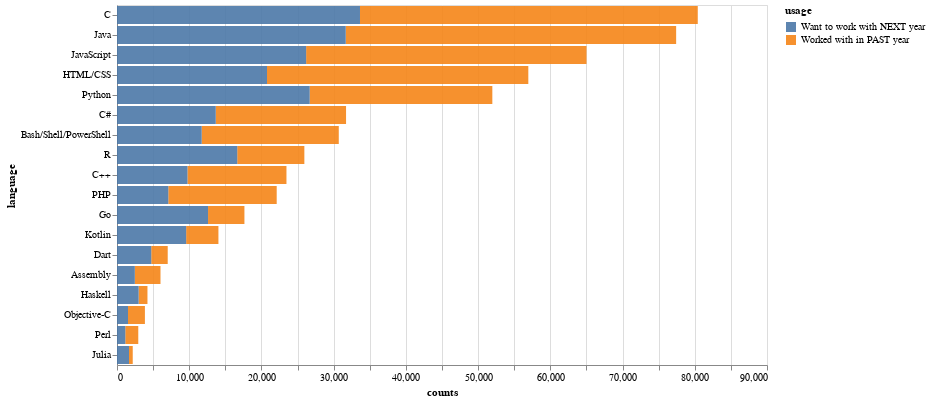

The notebook cell saved with this chart:
### Code cell
create_plot(LanguageWorkedWith, LanguageDesireNextYear)

### Figure 1 — Vega-Lite specification as saved in the notebook (floating-point values rounded to 4 significant figures)
{"config": {"view": {"continuousWidth": 400, "continuousHeight": 300}}, "data": {"name": "data-ff6c0e59be0ec1f33a01d294e3da2d21"}, "mark": {"type": "bar", "opacity": 0.9}, "encoding": {"color": {"type": "nominal", "field": "usage"}, "x": {"type": "quantitative", "field": "counts"}, "y": {"type": "nominal", "field": "language", "sort": "-x"}}, "width": 650, "$schema": "https://vega.github.io/schema/vega-lite/v4.8.1.json", "datasets": {"data-ff6c0e59be0ec1f33a01d294e3da2d21": [{"language": "Assembly", "counts": 3553, "usage": "Worked with in PAST year"}, {"language": "Bash/Shell/PowerShell", "counts": 18980, "usage": "Worked with in PAST year"}, {"language": "C", "counts": 46769, "usage": "Worked with in PAST year"}, {"language": "C#", "counts": 18041, "usage": "Worked with in PAST year"}, {"language": "C++", "counts": 13707, "usage": "Worked with in PAST year"}, {"language": "Dart", "counts": 2280, "usage": "Worked with in PAST year"}, {"language": "Go", "counts": 5038, "usage": "Worked with in PAST year"}, {"language": "Haskell", "counts": 1222, "usage": "Worked with in PAST year"}, {"language": "HTML/CSS", "counts": 36181, "usage": "Worked with in PAST year"}, {"language": "Java", "counts": 45749, "usage": "Worked with in PAST year"}, {"language": "JavaScript", "counts": 38822, "usage": "Worked with in PAST year"}, {"language": "Julia", "counts": 519, "usage": "Worked with in PAST year"}, {"language": "Kotlin", "counts": 4468, "usage": "Worked with in PAST year"}, {"language": "Objective-C", "counts": 2340, "usage": "Worked with in PAST year"}, {"language": "Perl", "counts": 1796, "usage": "Worked with in PAST year"}, {"language": "PHP", "counts": 15007, "usage": "Worked with in PAST year"}, {"language": "Python", "counts": 25287, "usage": "Worked with in PAST year"}, {"language": "R", "counts": 9293, "usage": "Worked with in PAST year"}, {"language": "Assembly", "counts": 2469, "usage": "Want to work with NEXT year"}, {"language": "Bash/Shell/PowerShell", "counts": 11728, "usage": "Want to work with NEXT year"}, {"language": "C", "counts": 33645, "usage": "Want to work with NEXT year"}, {"language": "C#", "counts": 13674, "usage": "Want to work with NEXT year"}, {"language": "C++", "counts": 9756, "usage": "Want to work with NEXT year"}, {"language": "Dart", "counts": 4742, "usage": "Want to work with NEXT year"}, {"language": "Go", "counts": 12605, "usage": "Want to work with NEXT year"}, {"language": "Haskell", "counts": 2996, "usage": "Want to work with NEXT year"}, {"language": "HTML/CSS", "counts": 20771, "usage": "Want to work with NEXT year"}, {"language": "Java", "counts": 31671, "usage": "Want to work with NEXT year"}, {"language": "JavaScript", "counts": 26188, "usage": "Want to work with NEXT year"}, {"language": "Julia", "counts": 1661, "usage": "Want to work with NEXT year"}, {"language": "Kotlin", "counts": 9575, "usage": "Want to work with NEXT year"}, {"language": "Objective-C", "counts": 1525, "usage": "Want to work with NEXT year"}, {"language": "Perl", "counts": 1150, "usage": "Want to work with NEXT year"}, {"language": "PHP", "counts": 7106, "usage": "Want to work with NEXT year"}, {"language": "Python", "counts": 26682, "usage": "Want to work with NEXT year"}, {"language": "R", "counts": 16649, "usage": "Want to work with NEXT year"}]}}
